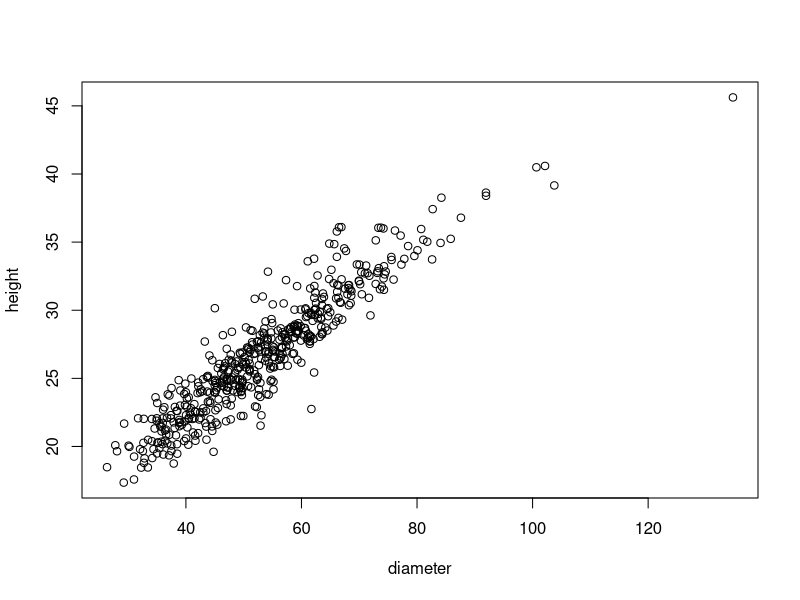
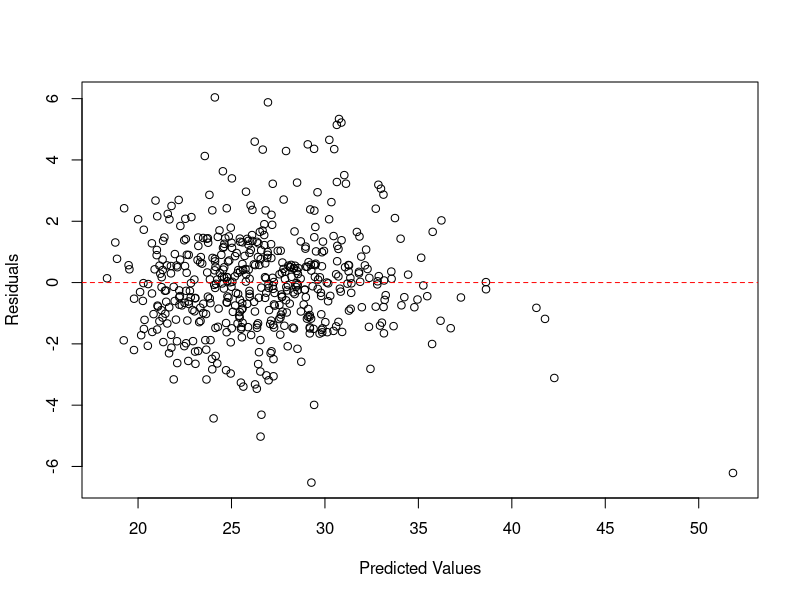

Reproduce these figures in R, in order.
## ---- chunk 1
knitr::opts_chunk$set(echo = TRUE)
## ---- chunk 2
# reading libaries
library(tidyverse) # for read-csv (not necessary, but it's what I like to use)
## ---- chunk 3
# reading data
# note: data was obtained through a given docx, which I made into a google doc, then copy pasted to google sheets, then saved as a csv
# note: the data we were given is about 10% of the data they used, so our graphs will look slightly different
metasequoia <- read_csv("data/metasequoia_data.csv")
## ---- chunk 4
# Fig 2. Scatter diagram of the tree height and dbh of a single Metasequoia tree.
plot(height ~ diameter, data = metasequoia)
## ---- chunk 5
# making residuals plot (for model 1 maybe?)
metasequoia_model1 <- lm(height ~ diameter, data = metasequoia) #this might not be model 1, it was just the most basic model I could come up with
metasequoia_residual <- resid(metasequoia_model1)
metasequoia_predicted <- predict(metasequoia_model1)

plot(metasequoia_residual ~ metasequoia_predicted, xlab = "Predicted Values", ylab = "Residuals") # residual plot
abline(h = 0,col = "red",lty = 2) # add red line
